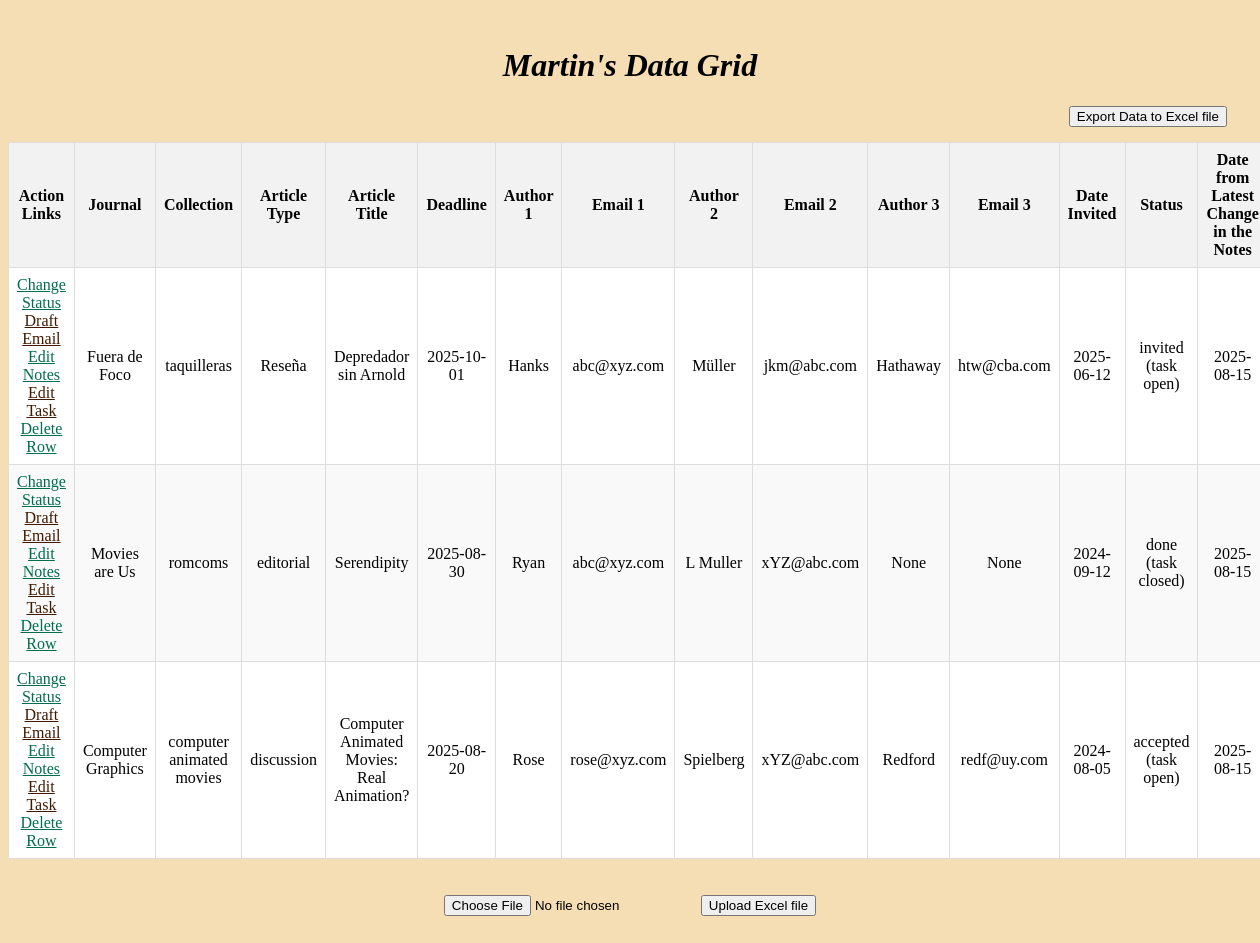
Before: / with the older database file.
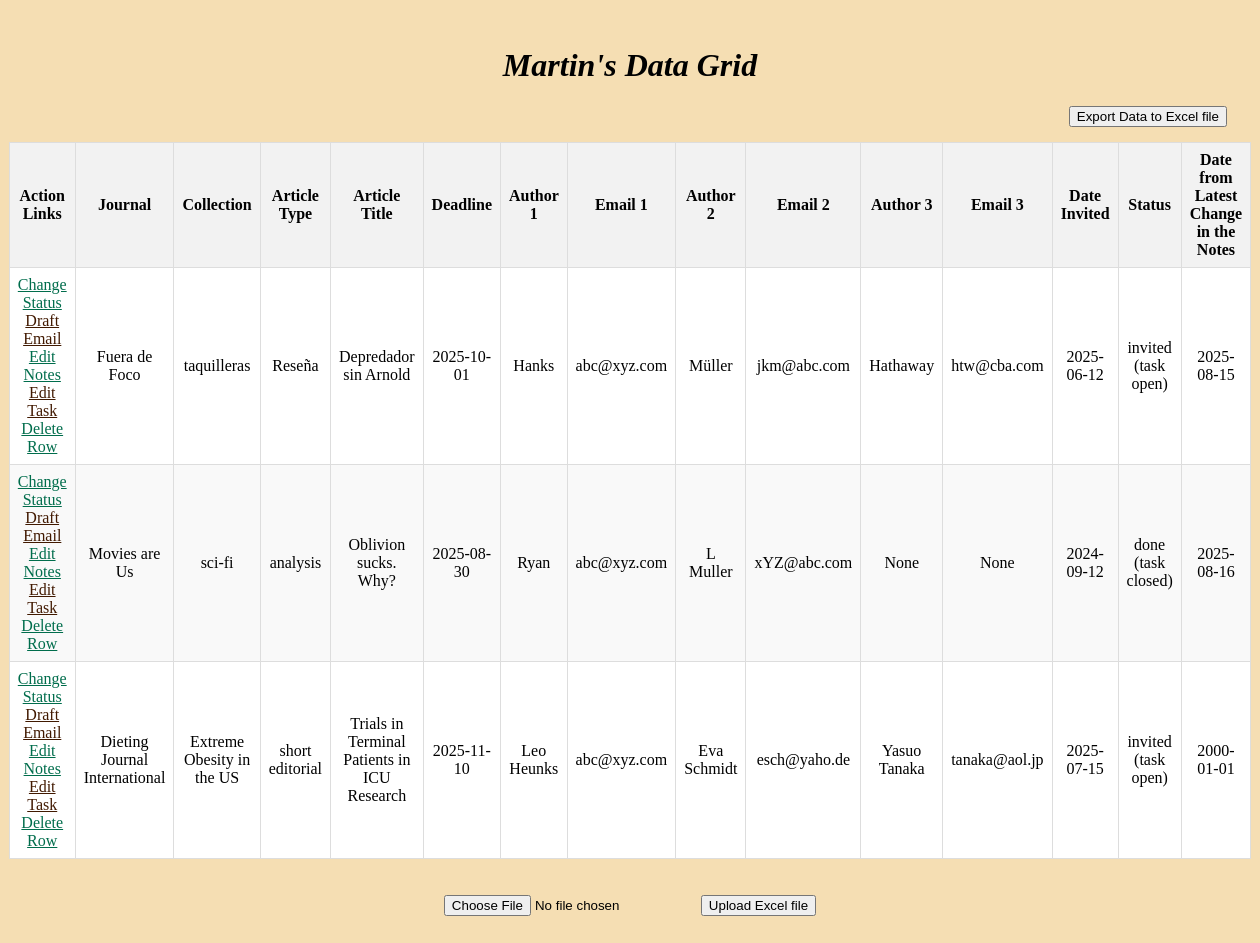
After: the same page with the newer database file.
### app.py (models this page shows, shortened)
class Task(db.Model):
    id = db.Column(db.Integer, primary_key=True)
    journal = db.Column(db.String(100), nullable=False)
    collection = db.Column(db.String(50))
    type = db.Column(db.String(50))
    title = db.Column(db.String(120))
    deadline = db.Column(db.Date)
    author1 = db.Column(db.String(30))
    email1 = db.Column(db.String(30))
    author2 = db.Column(db.String(30))
    email2 = db.Column(db.String(30))
    author3 = db.Column(db.String(30))
    email3 = db.Column(db.String(30))
    date_invited = db.Column(db.Date)
    status = db.Column(db.String(30))
    last_change_in_notes = db.Column(db.Date)
    notes = db.Column(db.String(500))

### app.py (the view)
@app.route('/', methods=['POST', 'GET'])  # type: ignore
def index():
    if request.method == 'POST':
        my_file = request.files.get('file')
        if not my_file or my_file.filename == '':
            return ('No file selected!', 400)
        if my_file.filename.endswith('.xlsx'):  # type: ignore
            import_excel_to_db(my_file)
            return redirect('/')
    else:
        tasks = Task.query.all()
        return render_template('index.html', tasks=tasks)

### templates/index.html (shortened to what this page needs)
{% extends 'base.html' %}
{% block body %}
<div class="content">
    <br>
    <h1><i>Martin's Data Grid</i></h1>
    {% if tasks | length < 1 %}
    <h3>The grid is not populated. Please add a csv file.</h3>
    {% else %}
    <a href="{{ url_for('export_excel') }}">
        <button class="right-button">Export Data to Excel file</button>
    </a>
    <br><br>
    <table>
        <thead>
            <tr>
                <th>Action Links</th>
                <th>Journal</th>
                <th>Collection</th>
                <th>Article Type</th>
                <th>Article Title</th>
                <th>Deadline</th>
                <th>Author 1</th>
                <th>Email 1</th>
                <th>Author 2</th>
                <th>Email 2</th>
                <th>Author 3</th>
                <th>Email 3</th>
                <th>Date Invited</th>
                <th>Status</th>
                <th>Date from Latest Change in the Notes</th>
            </tr>
        </thead>
        <tbody>
            {% for task in tasks %}
            <tr>
                <td>
                    <a class='one' href="{{ url_for('change_status', id=task.id) }}">Change Status</a><br>
                    <a class='two' href="{{ url_for('select_template', task_id=task.id) }}">Draft Email</a><br>
                    <a class='one' href="{{ url_for('edit_notes', id=task.id) }}">Edit Notes</a><br>
                    <a class='two' href="{{ url_for('edit_task', task_id=task.id) }}">Edit Task</a><br>
                    <a class='one' href="{{ url_for('confirm_delete', id=task.id) }}">Delete Row</a>
                </td>
                <td>{{task.journal}}</td>
                <td>{{task.collection}}</td>
                <td>{{task.type}}</td>
                <td>{{task.title}}</td>
                <td>{{task.deadline}}</td>
                <td>{{task.author1}}</td>
                <td>{{task.email1}}</td>
                <td>{{task.author2}}</td>
                <td>{{task.email2}}</td>
                <td>{{task.author3}}</td>
                <td>{{task.email3}}</td>
                <td>{{task.date_invited}}</td>
                <td>{{task.status}}</td>
                <td>{{task.last_change_in_notes}}</td>
            </tr>
            {% endfor %}
        </tbody>
    </table>
    {% endif %}
    <br><br>
        <form style="display: inline-block;" method="post" enctype="multipart/form-data">
            <input type="file" name="file" accept=".xlsx" required>
            <button type="submit">Upload Excel file</button>
        </form>
</div>
<br><br><br>
{% endblock %}

### templates/base.html (shortened to what this page needs)
<!DOCTYPE html>
<html lang="en">
<head>
    <link rel="stylesheet" href="{{url_for('static',filename='style.css')}}">
</head>
<body>
    {% block body %} {% endblock %}
</body>
</html>

### static/style.css (style rules this page uses)
body { background-color: wheat; }
.content { align-items: center; text-align: center; }
a.one:link { color: #006d4c; }
a.two:link { color: #411900; }
table { background-color: white; border-collapse: collapse; width: 98%; margin-left: auto; margin-right: auto; }
th, td { border: 1px solid #dddddd; text-align: center; padding: 8px; }
th { background-color: #f2f2f2; font-weight: bold; text-align: center; }
tr:nth-child(even) { background-color: #f9f9f9; }
.right-button { margin-right: 25px; float: right; }

Changed rows visible on the page:
removed Task: journal "Computer Graphics", collection "computer animated movies", type "discussion", title "Computer Animated Movies: Real Animation?", deadline "2025-08-20", author1 "Rose", email1 "rose@xyz.com", author2 "Spielberg", email2 "xYZ@abc.com", author3 "Redford", email3 "redf@uy.com", date_invited "2024-08-05", status "accepted (task open)", last_change_in_notes "2025-08-15"
changed Task "Movies are Us": collection "romcoms" → "sci-fi"; type "editorial" → "analysis"; title "Serendipity" → "Oblivion sucks. Why?"; last_change_in_notes "2025-08-15" → "2025-08-16"
added Task: journal "Dieting Journal International", collection "Extreme Obesity in the US", type "short editorial", title "Trials in Terminal Patients in ICU Research", deadline "2025-11-10", author1 "Leo Heunks", email1 "abc@xyz.com", author2 "Eva Schmidt", email2 "esch@yaho.de", author3 "Yasuo Tanaka", email3 "tanaka@aol.jp", date_invited "2025-07-15", status "invited (task open)", last_change_in_notes "2000-01-01"
